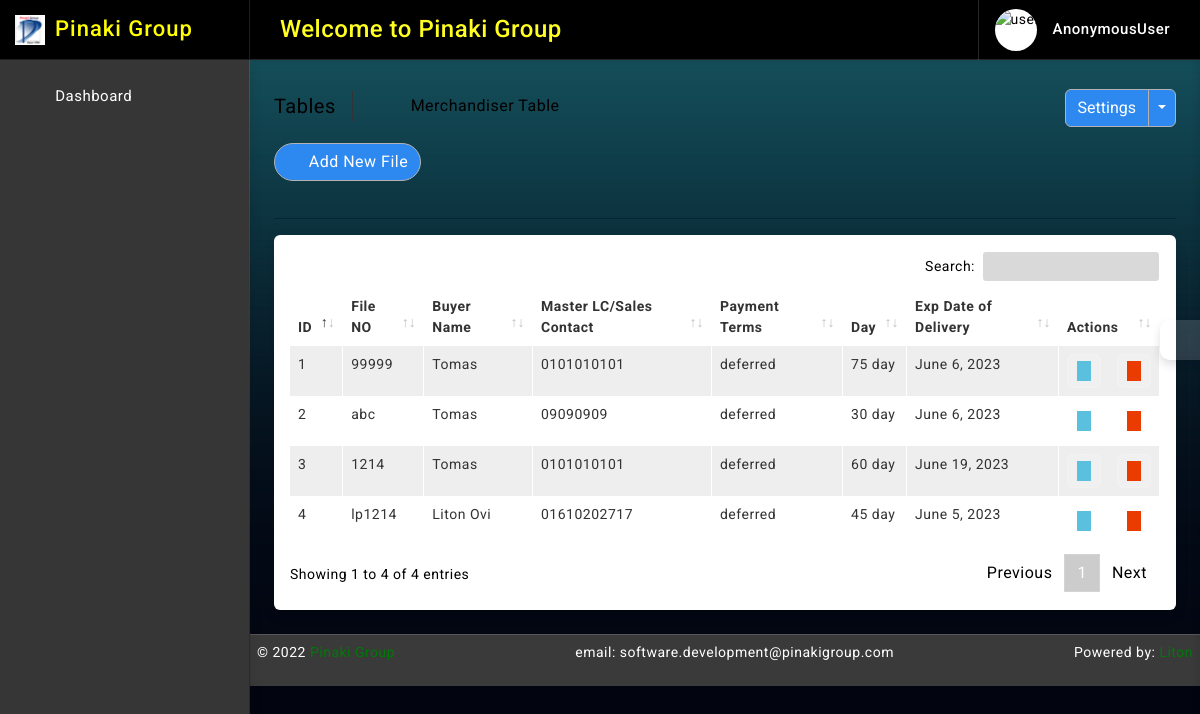
The page /file/ on the database its author committed.
### file/models.py (models this page shows, shortened)
class File(models.Model):
    file = models.CharField(max_length=64, null=True, blank=False)
    buyer_name = models.ForeignKey(Buyer, on_delete=models.CASCADE, blank=False, related_name='buyersname')
    master_lc_sc = models.CharField(max_length=128, null=True, blank=True)
    abc = models.CharField(max_length=50)
    DAY = (
        ('', 'Select'),
        ('30 day', '30 day'),
        ('45 day', '45 day'),
        ('60 day', '60 day'),
        ('75 day', '75 day'),
        ('90 day', '90 day'),
        ('105 day', '105 day'),
        ('120 day', '120 day'),
    )
    xyz = models.CharField(max_length=64, null=True, blank=True, choices=DAY)
    exp_date_of_delivery = models.DateField(default= now, null=True, blank=True)
    updated_at = models.DateTimeField(auto_now_add=False, auto_now=True)
    created_at = models.DateTimeField(auto_now_add=True, auto_now=False)

### buyer/models.py (models this page shows)
class Buyer(models.Model):
    name = models.CharField(max_length=64, null=True, blank=True)
    address = models.CharField(max_length=128, null=True, blank=True)
    country = models.CharField(max_length=64, null=True, blank=True)
    TYPE = (
        ('', 'Select'),
        ('derect_customer', 'Derect Customer'),
        ('buying_house', 'Buying House'),
    )
    type = models.CharField(max_length=64, null=True, blank=False, choices=TYPE)
    updated_at = models.DateTimeField(auto_now_add=False, auto_now=True)
    created_at = models.DateTimeField(auto_now_add=True, auto_now=False)
    def __str__(self):
        return self.name

### file/views.py (the view)
# urls.py: path('', views.file_read, name='file_read'),
def file_read(request):
    file_data = File.objects.all().order_by('-id')
    context = {
        'file_data': file_data
    }
    return render(request, 'file/read.html', context)

### templates/file/read.html (shortened to what this page needs)
{% extends 'base/base.html' %}
{% block body %}
{% load static %}
		<div class="page-wrapper">
			<div class="page-content">
				<div class="page-breadcrumb d-none d-sm-flex align-items-center mb-3">
					<div class="breadcrumb-title pe-3">Tables</div>
					<div class="ps-3">
						<nav aria-label="breadcrumb">
							<ol class="breadcrumb mb-0 p-0">
								<li class="breadcrumb-item"><a href="{% url 'home' %}"><i class="bx bx-home-alt"></i></a>
								</li>
								<li class="breadcrumb-item active" aria-current="page">Merchandiser Table</li>
							</ol>
						</nav>
					</div>
					<div class="ms-auto">
						<div class="btn-group">
							<button type="button" class="btn btn-light">Settings</button>
							<button type="button" class="btn btn-light dropdown-toggle dropdown-toggle-split" data-bs-toggle="dropdown">	<span class="visually-hidden">Toggle Dropdown</span>
							</button>
						</div>
					</div>
				</div>
                <div class="ms-auto"><a href="/file/create/" class="btn btn-light radius-30 mt-2 mt-lg-0"><i class="bx bxs-plus-square"></i>Add New File</a></div><br>
				<hr/>
				<div class="card">
					<div class="card-body">
						<div class="table-responsive">
							<table id="example2" class="table table-striped table-bordered">
								<thead>
									<tr>
										<th>ID</th>
										<th>File NO</th>
                                        <th>Buyer Name</th>
										<th>Master LC/Sales Contact</th>
										<th>Payment Terms</th>
										<th>Day</th>
										<th>Exp Date of Delivery</th>
										<th>Actions</th>
									</tr>
								</thead>
								<tbody>
									{% for data in file_data %}
									<tr>
                                        <td>{{ data.id }}</td>
                                        <td>{{ data.file }}</td>
                                        <td>{{ data.buyer_name }}</td>
                                        <td>{{ data.master_lc_sc }}</td>
                                        <td>{{ data.abc }}</td>
                                        <td>{{ data.xyz }}</td>
                                        <td>{{ data.exp_date_of_delivery }}</td>
										<td class="center">
											<div class="d-flex order-actions">
												<a class="" href="{% url 'file_update' data.id %}">
													<i class='bx bxs-edit'></i>
												</a>
												<a class="ms-3" href="{% url 'file_delete' data.id %}" onclick="return confirm('Are you sure?');">
													<i class='bx bxs-trash'></i>
												</a>
											</div>
										</td>
									</tr>
								 {% endfor %}
								</tbody>
							</table>
						</div>
					</div>
				</div>
			</div>
		</div>
{% endblock body %}

### static/css/app.css (style rules this page uses)
body { font-size: 14px; letter-spacing: .5px; font-family: Roboto, sans-serif; overflow-x: hidden }
a { text-decoration: none }
.page-wrapper { height: 100%; margin-top: 60px; margin-bottom: 0px; margin-left: 250px }
.page-content { padding: 1.5rem 1.5rem 0 1.5rem }
.breadcrumb-title { font-size: 20px; border-right: 1.5px solid #333; }
.page-breadcrumb .breadcrumb li.breadcrumb-item { font-size: 16px }
.page-breadcrumb .breadcrumb-item+.breadcrumb-item::before { display: inline-block; padding-right: .5rem; color: #000000; font-family: LineIcons; content: "\ea5c" }
.order-actions a { font-size: 18px; width: 34px; height: 34px; display: flex; align-items: center; justify-content: center; background: rgb(255 255 255 / 15%); border: 1px solid rgb(255 255 255 / 15%); text-align: center; border-radius: 20%; color: #ffffff }
.radius-30 { border-radius: 30px }
.btn i { vertical-align: middle; font-size: 1.3rem; margin-top: -1em; margin-bottom: -1em; margin-right: 5px }
.bg-theme { background-size: 100% 100%; background-attachment: fixed; background-position: center; background-repeat: no-repeat; transition: background .2s; }
body.bg-theme2 { background-image: url(../images/bg-themes/2.png); }

### rows shown on the page
File: id "4", file "lp1214", buyer_name "Liton Ovi", master_lc_sc "01610202717", abc "deferred", xyz "45 day", exp_date_of_delivery "June 5, 2023"
File: id "3", file "1214", buyer_name "Tomas", master_lc_sc "0101010101", abc "deferred", xyz "60 day", exp_date_of_delivery "June 19, 2023"
File: id "2", file "abc", buyer_name "Tomas", master_lc_sc "09090909", abc "deferred", xyz "30 day", exp_date_of_delivery "June 6, 2023"
File: id "1", file "99999", buyer_name "Tomas", master_lc_sc "0101010101", abc "deferred", xyz "75 day", exp_date_of_delivery "June 6, 2023"

### other values the page prints
{{ request.user }} "AnonymousUser"
